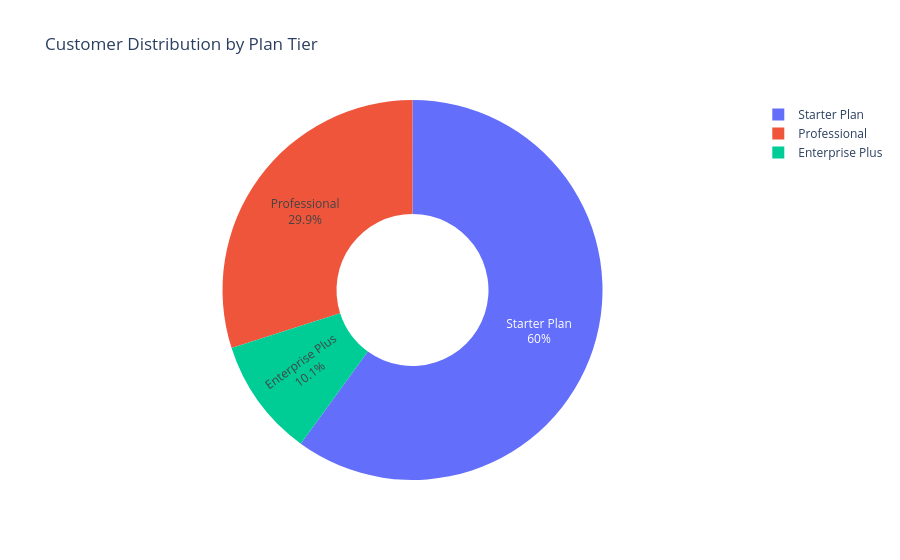

Notebook source saved alongside this figure:
### Markdown cell above
## 2. Total customers by tier pie or donut chart

### Code cell
tier_counts = df['marketing_name'].value_counts().reset_index()
tier_counts.columns = ['marketing_name', 'customer_count']
tier_counts

fig_tier_pie = px.pie(
    tier_counts,
    names='marketing_name',
    values='customer_count',
    title='Customer Distribution by Plan Tier',
    hole=0.4,
    hover_data=['customer_count']
)

fig_tier_pie.update_traces(
    textinfo='percent+label',
    textposition='inside'
)
fig_tier_pie.show()

### Figure 1 — Plotly figure (JSON) as saved in the notebook; plotly's stock layout.template omitted (floating-point values rounded to 4 significant figures)
{"data": [{"customdata": [[120016], [59878], [20106]], "domain": {"x": [0, 1], "y": [0, 1]}, "hole": 0.4, "hovertemplate": "marketing_name=%{label}<br>customer_count=%{customdata[0]}<extra></extra>", "labels": ["Starter Plan", "Professional", "Enterprise Plus"], "legendgroup": "", "name": "", "showlegend": true, "textinfo": "percent+label", "textposition": "inside", "type": "pie", "values": [120016, 59878, 20106]}], "layout": {"legend": {"tracegroupgap": 0}, "title": {"text": "Customer Distribution by Plan Tier"}}}
